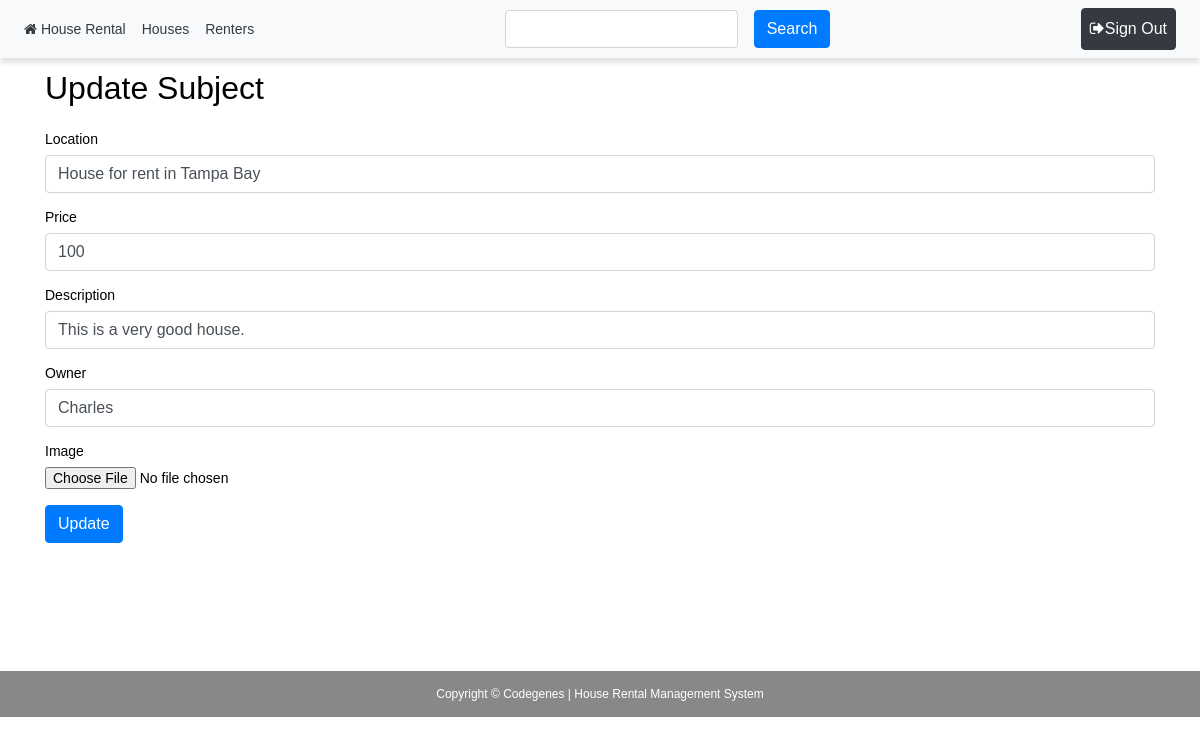
Screenshot of /components/house/update.php?id=2 (signed in) with the database file from the repository.
### tables this page shows
CREATE TABLE IF NOT EXISTS `houses` (
  `id` int(11) NOT NULL AUTO_INCREMENT,
  `location` varchar(255) NOT NULL,
  `price` int(255) NOT NULL,
  `description` text NOT NULL,
  `image` varchar(255) NOT NULL,
  `owner` varchar(255) NOT NULL,
  `date_added` timestamp NOT NULL DEFAULT CURRENT_TIMESTAMP,
  PRIMARY KEY (`id`)
);

### components/house/update.php (the view, shortened to what this page needs)
<?php
$path = $_SERVER['DOCUMENT_ROOT'];
$path .= "/houserental/";
require_once($path . 'connect.php');
$id = $_GET['id'];
$SelSql = "SELECT * FROM `houses` WHERE id=$id";
$res = mysqli_query($connection, $SelSql);
$r = mysqli_fetch_assoc($res);
?>
<?php require_once($path . 'templates/header.php') ?>
<div class="container">
	<h2 class="my-4">Update Subject</h2>
	<form method="post" enctype="multipart/form-data">
		<div class="form-group">
			<label>Location</label>
			<input type="text" class="form-control" name="location" value="<?php echo $r['location']; ?>" required />
		</div>
		<div class="form-group">
			<label>Price</label>
			<input type="text" class="form-control" name="price" value="<?php echo $r['price']; ?>" required />
		</div>
		<div class="form-group">
			<label>Description</label>
			<input type="text" class="form-control" name="description" value="<?php echo $r['description']; ?>" required />
		</div>
		<div class="form-group">
			<label>Owner</label>
			<input type="text" class="form-control" name="owner" value="<?php echo $r['owner']; ?>" required />
		</div>
		<div class="form-group">
			<label>Image</label>
			<input type="file" class="form-control-file" name="image" accept=".png,.gif,.jpg,.webp" required />
		</div>
		<input type="submit" class="btn btn-primary" value="Update" />
	</form>
</div>
<?php require_once($path . 'templates/footer.php') ?>

### css/style.css (style rules this page uses)
* { color: black; }
html, body { height: 100%; }

### templates/header.php (style rules this page uses)
body { font: 14px sans-serif; }

### rows the page displays
houses: location "House for rent in Tampa Bay", price "100", description "This is a very good house.", owner "Charles"
